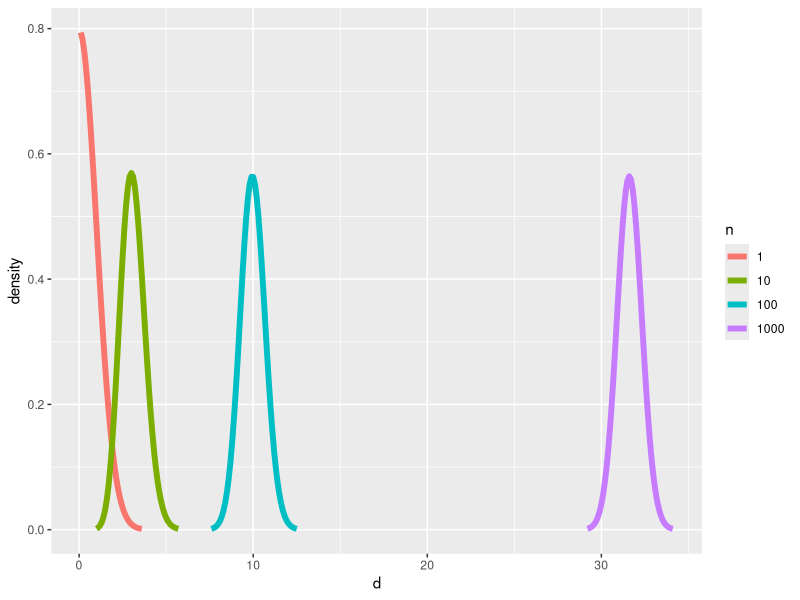

The R script that drew this image:
library(dplyr)
library(ggplot2)

dchi <- function(x, k){
  log.denominator <- lgamma(k/2)
  log.numerator <- (1 - k/2)*log(2) + (k-1)*log(x) - x^2/2
  return(exp(log.numerator - log.denominator))
}



x.seq <- seq(0.1, 40, 0.1)
k.seq <- c(1, 10, 100, 1000)


chi.df <- data.frame(
  density = c(sapply(k.seq, function(k){
    sapply(x.seq, dchi, k = k)})),
  d = rep(x.seq, length(k.seq)),
  n = rep(k.seq, each = length(x.seq))) %>%
  filter(density > 0.001) %>% mutate(n = as.factor(n))

chi.plot <- qplot(d, density, color = n, geom = "line", data = chi.df, size = I(2))

ggsave("chiplot.png", chi.plot, width = 8, height = 2)
